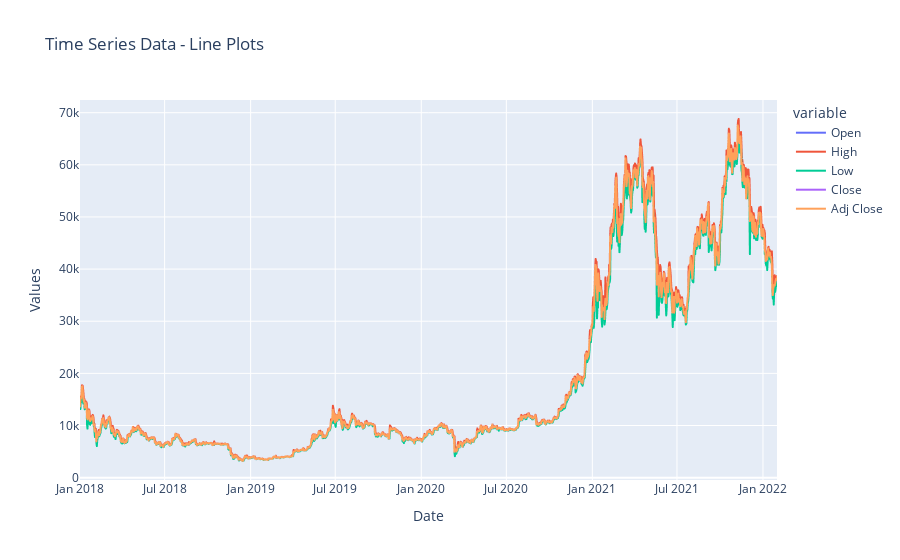

Write notebook code for a chart like this one.
### Code cell
# Line Plot of the data 
fig = px.line(data, x='Date', y=['Open', 'High', 'Low', 'Close', 'Adj Close'],
              title='Time Series Data - Line Plots')
fig.update_xaxes(title='Date')
fig.update_yaxes(title='Values')

fig.show()

### Figure 1 — Plotly figure (JSON) as saved in the notebook; plotly's stock layout.template omitted (floating-point values rounded to 4 significant figures; data arrays with more than 128 entries replaced by an {"elided": "..."} marker saying what was removed)
{"data": [{"hovertemplate": "variable=Open<br>Date=%{x}<br>value=%{y}<extra></extra>", "legendgroup": "Open", "line": {"color": "#636efa", "dash": "solid"}, "marker": {"symbol": "circle"}, "mode": "lines", "name": "Open", "showlegend": true, "type": "scattergl", "x": {"elided": "1492 str values"}, "xaxis": "x", "y": {"elided": "1492 float values"}, "yaxis": "y"}, {"hovertemplate": "variable=High<br>Date=%{x}<br>value=%{y}<extra></extra>", "legendgroup": "High", "line": {"color": "#EF553B", "dash": "solid"}, "marker": {"symbol": "circle"}, "mode": "lines", "name": "High", "showlegend": true, "type": "scattergl", "x": {"elided": "1492 str values"}, "xaxis": "x", "y": {"elided": "1492 float values"}, "yaxis": "y"}, {"hovertemplate": "variable=Low<br>Date=%{x}<br>value=%{y}<extra></extra>", "legendgroup": "Low", "line": {"color": "#00cc96", "dash": "solid"}, "marker": {"symbol": "circle"}, "mode": "lines", "name": "Low", "showlegend": true, "type": "scattergl", "x": {"elided": "1492 str values"}, "xaxis": "x", "y": {"elided": "1492 float values"}, "yaxis": "y"}, {"hovertemplate": "variable=Close<br>Date=%{x}<br>value=%{y}<extra></extra>", "legendgroup": "Close", "line": {"color": "#ab63fa", "dash": "solid"}, "marker": {"symbol": "circle"}, "mode": "lines", "name": "Close", "showlegend": true, "type": "scattergl", "x": {"elided": "1492 str values"}, "xaxis": "x", "y": {"elided": "1492 float values"}, "yaxis": "y"}, {"hovertemplate": "variable=Adj Close<br>Date=%{x}<br>value=%{y}<extra></extra>", "legendgroup": "Adj Close", "line": {"color": "#FFA15A", "dash": "solid"}, "marker": {"symbol": "circle"}, "mode": "lines", "name": "Adj Close", "showlegend": true, "type": "scattergl", "x": {"elided": "1492 str values"}, "xaxis": "x", "y": {"elided": "1492 float values"}, "yaxis": "y"}], "layout": {"legend": {"title": {"text": "variable"}, "tracegroupgap": 0}, "title": {"text": "Time Series Data - Line Plots"}, "xaxis": {"anchor": "y", "domain": [0, 1], "title": {"text": "Date"}}, "yaxis": {"anchor": "x", "domain": [0, 1], "title": {"text": "Values"}}}}
